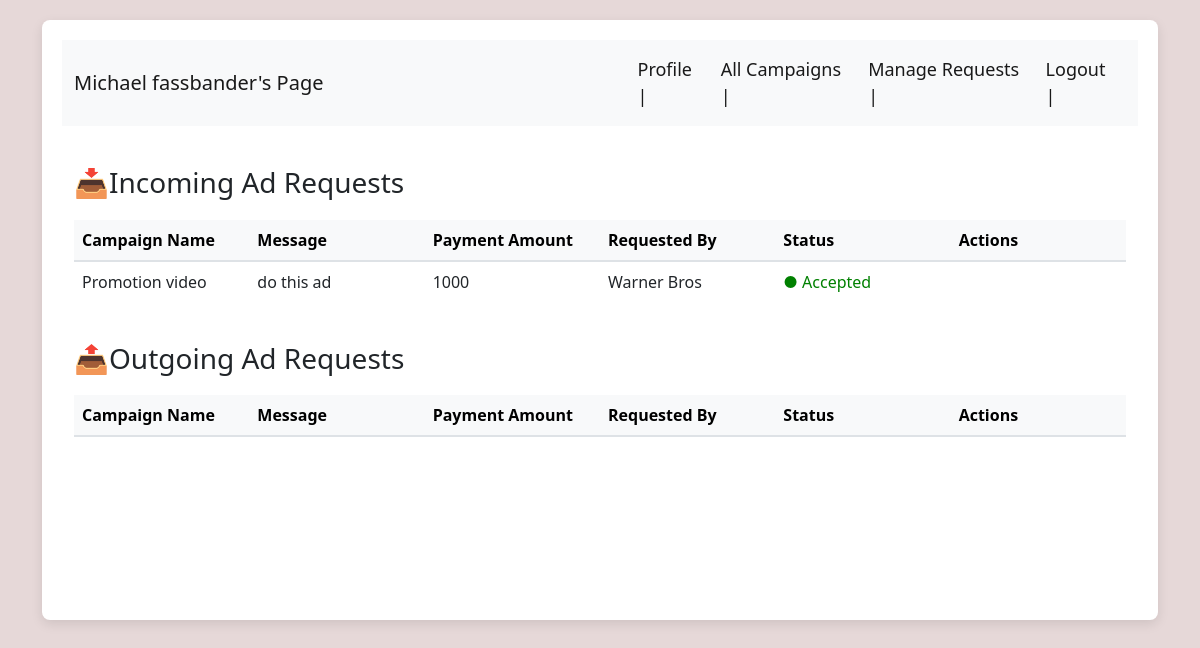
/influencer/manage_requests/7 (signed in), run on the app's committed database.
### backend/models.py (models this page shows)
class user_table(db.Model):
    __tablename__ = "user_table"
    id = db.Column(db.Integer, primary_key=True)
    email = db.Column(db.String, nullable=False)
    full_name = db.Column(db.String, nullable=False)
    user_name = db.Column(db.String, nullable=False)
    pwd = db.Column(db.String, nullable=False)
    role = db.Column(db.Integer, nullable=False)
    status = db.Column(db.Integer,nullable = False,default = 1)
    user_influencer = db.relationship("influencers", backref="user")
    user_sponsor = db.relationship("sponsors", backref="user")

class campaigns(db.Model):
    __tablename__ = "campaigns"
    id = db.Column(db.Integer, primary_key=True)
    sponsor_id = db.Column(db.Integer, db.ForeignKey('sponsors.id'))
    campaign_name = db.Column(db.String, nullable=False)
    campaign_desc = db.Column(db.String, nullable=False)
    campaign_status = db.Column(db.Integer, nullable=False, default=0)
    campaign_budget = db.Column(db.Integer, nullable=False)
    campaign_start_date = db.Column(db.Date, nullable=False)
    campaign_end_date = db.Column(db.Date, nullable=False)
    campaign_category = db.Column(db.String)
    campaign_visibility = db.Column(db.Integer, nullable=False, default=1)
    campaign_sponsor = db.relationship("sponsors", backref="campaign")

class adRequests(db.Model):
    __tablename__ = "adRequests"
    id = db.Column(db.Integer, primary_key=True,autoincrement=True)
    campaign_id = db.Column(db.Integer, db.ForeignKey('campaigns.id'))
    influencer_id = db.Column(db.Integer,db.ForeignKey('influencers.id'))
    sponsor_id = db.Column(db.Integer,db.ForeignKey('sponsors.id'))
    status = db.Column(db.Integer, nullable=False, default=2)
    payment_amount = db.Column(db.Integer,nullable = False,default = 0)
    payment_status = db.Column(db.Integer,nullable = False,default = 2 )
    message = db.Column(db.String,nullable = False)
    requested_by = db.Column(db.Integer,nullable = False,default = 1)
    adRequests_campaign = db.relationship("campaigns", backref="adRequests")
    adRequests_influencer = db.relationship("influencers", backref="adRequests")
    adRequests_sponsor = db.relationship("sponsors", backref="adRequests")

### backend/manage_ad_requests.py (the view)
@app.route("/influencer/manage_requests/<int:influencer_id>",methods = ["GET","POST"])
def influencer_manage_requests(influencer_id):
    ad_requests = get_ad_requests_by_influencer(influencer_id)
    influencer_info = get_influencer_info(influencer_id)
    return render_template("influencers_templates/influencer-manage-requests.html",ad_requests = ad_requests,id = influencer_id,influencer_info = influencer_info)

### backend/influencer_controllers.py (called while the page is built)
def get_influencer_info(user_id):
    influencer = influencers.query.filter_by(id=user_id).first()
    user = user_table.query.filter_by(id=user_id).first()
    influencer_info = {}
    influencer_info[user_id] = [
        user.full_name,
        user.email,
        user.user_name,
        influencer.category,
        influencer.niche,
        influencer.followers_count,
        user.pwd ]
    return dict(influencer_info)

### backend/manage_ad_requests.py (called while the page is built)
def get_ad_requests_by_influencer(influencer_id):
    ad_requests = adRequests.query.filter_by(influencer_id = influencer_id).all()
    ad_requests_list = {}
    for ad_request in ad_requests:
        campaign = campaigns.query.filter_by(id=ad_request.campaign_id).first()
        sponsor = user_table.query.filter_by(id=campaign.sponsor_id).first()
        ad_requests_list[ad_request.id] = [campaign.campaign_name,ad_request.message,ad_request.payment_amount,ad_request.status,ad_request.requested_by,sponsor.full_name]
    return dict(ad_requests_list)

### templates/influencers_templates/influencer-manage-requests.html (shortened to what this page needs)
<!DOCTYPE html>
<html lang="en">
<head>
    <link rel = "stylesheet" href = "/static/influencer.css">
    <link href="https://cdn.jsdelivr.net/npm/bootstrap@5.0.2/dist/css/bootstrap.min.css" rel="stylesheet">
    <link rel="stylesheet" href="https://cdn.jsdelivr.net/npm/bootstrap-icons@1.10.5/font/bootstrap-icons.css">
</head>
<body >
    <div class = "container">
        <div class = "panel">
            <nav class="navbar navbar-expand-lg navbar-light bg-light">
                <div class="container-fluid">
                    <a class="navbar-brand" style="font-size:20px;" href="#">{{ influencer_info[id][0] }}'s Page</a>
                    <div class="collapse navbar-collapse" id="navbarNavDropdown">
                        <ul class="navbar-nav" style="font-size:18px;">
                            <li class="nav-item" style = "margin-left : 290px">
                                <a class="nav-link active" aria-current="page" href="/influencer/profile/{{id}}">Profile |</a>
                            </li>
                            <li class="nav-item">
                                <a class="nav-link active" aria-current="page" href="/influencer/campaigns/{{id}}">All Campaigns |</a>
                            </li>
                            <li class="nav-item">
                                <a class="nav-link active" aria-current="page" href="/influencer/manage_requests/{{id}}">Manage Requests |</a>
                            </li>
                            <li class="nav-item">
                                <a class="nav-link active" aria-current="page" href="/login">Logout |</a>
                            </li>
                        </ul>
                    </div>
                </div>
            </nav>
            <div class="container">
                <div class="row">
                    <div class="col-md-12 mb-4" style = "margin-top: 20px;">
                        <h3>&#128229;Incoming Ad Requests</h3>
                        {% if ad_requests %}
                        <table class="table table-hover align-middle table-custom" style="border: none;">
                            <thead class="table-light">
                                <tr style="border-bottom: 2px solid #dee2e6;">
                                        <th scope="col" style="border: none;">Campaign Name</th>
                                        <th scope="col" style="border: none;">Message</th>
                                        <th scope="col" style="border: none;">Payment Amount</th>
                                        <th scope="col" style="border: none;">Requested By</th>
                                        <th scope="col" style="border: none;">Status</th>
                                        <th scope="col" style="border: none;">Actions</th>
                                    </tr>
                                </thead>
                                <tbody>
                                    {% for key, value in ad_requests.items() %}
                                        {% if value[4] == 1 %}
                                            <tr>
                                                <td style="border: none;">{{ value[0] }}</td>
                                                <td style="border: none;">{{ value[1] }}</td>
                                                <td style="border: none;">{{ value[2] }}</td>
                                                <td style="border: none;">{% if value[4] == 2 %}You{% else %}{{ value[5] }}{% endif %}</td>
                                                <td style="border: none;">
                                                    {% if value[3] == 1 %}
                                                        <span style="color:green">● Accepted</span>
                                                    {% elif value[3] == 0 %}
                                                        <span style="color:rgb(236, 9, 13)">● Rejected</span>
                                                    {% else %}
                                                        <span style="color:rgb(240, 188, 2)">● Pending</span>
                                                    {% endif %}
                                                </td>
                                                <td style="border: none;">
                                                </td>
                                            </tr>
                                        {% endif %}
                                    {% endfor %}
                                </tbody>
                            </table>
                        {% else %}
                            <p>No Incoming ad requests available.</p>
                        {% endif %}
                    </div>
                    <div class="col-md-12 mb-4">
                        <h3>&#128228;Outgoing Ad Requests</h3>
                        {% if ad_requests %}
                        <table class="table table-hover align-middle table-custom" style="border: none;">
                            <thead class="table-light">
                                <tr style="border-bottom: 2px solid #dee2e6;">
                                        <th scope="col" style="border: none;">Campaign Name</th>
                                        <th scope="col" style="border: none;">Message</th>
                                        <th scope="col" style="border: none;">Payment Amount</th>
                                        <th scope="col" style="border: none;">Requested By</th>
                                        <th scope="col" style="border: none;">Status</th>
                                        <th scope="col" style="border: none;">Actions</th>
                                    </tr>
                                </thead>
                            </table>
                        {% else %}
                            <p>No Outgoing ad requests available.</p>
                        {% endif %}
                    </div>
                </div>
            </div>
        </div>
    </div>
</body>
</html>

### static/influencer.css (style rules this page uses)
body { background-color: #e6d8d8 !important; }
.container { margin-top: 20px; }
.navbar { background-color: #343a40; border-radius: 0; }
.navbar-brand { color: #ffffff; }
.nav-link { color: #ffffff; }
.panel { background-color: #ffffff; border-radius: 8px; box-shadow: 0 4px 12px rgba(0, 0, 0, 0.1); padding: 20px; margin-bottom: 20px; min-height: 600px; }
.table-custom { margin-top: 20px; }
.table th, .table td { text-align: left; }
.table th { width: 15%; }
.table td { width: 15%; }

### templates/influencers_templates/influencer-manage-requests.html (style rules this page uses)
body { background-color: #e6d8d8 !important; }

### data on the page
user_table: full_name "Michael fassbander"
campaigns: campaign_name "Promotion video"
adRequests: message "do this ad", payment_amount "1000"
user_table: full_name "Warner Bros"
